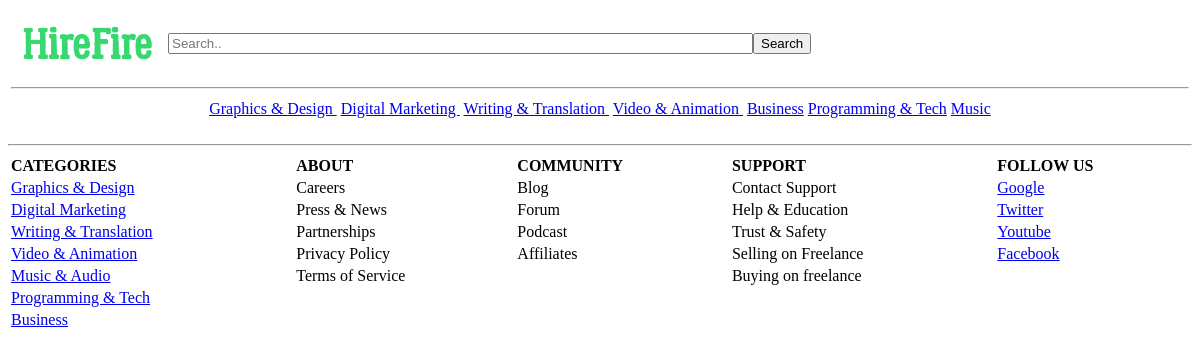
Before: /HireFire/App/Categories/Writing_guest.php with the older database file.
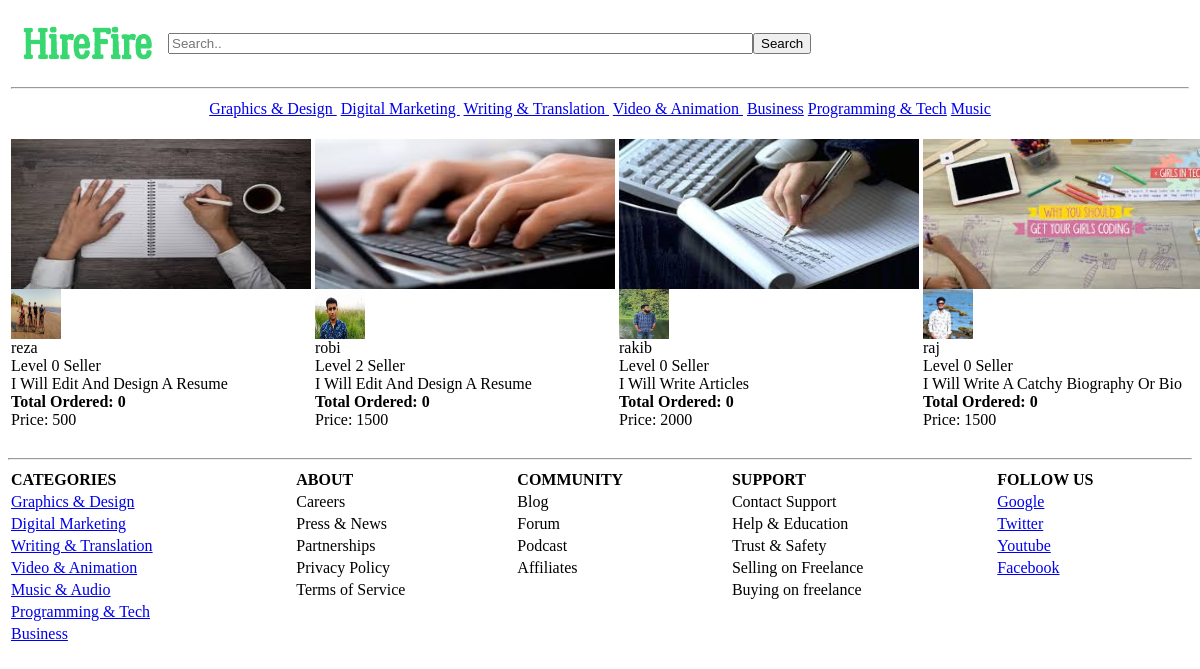
After: the same page with the newer database file.
### tables this page shows
CREATE TABLE `gigs` (
  `uName` varchar(20) NOT NULL,
  `gigTitle` varchar(100) NOT NULL,
  `gigId` int(11) NOT NULL,
  `category` varchar(50) NOT NULL,
  `price` int(11) NOT NULL,
  `gDescription` varchar(500) NOT NULL,
  `imgExt` varchar(20) NOT NULL,
  `date` date NOT NULL,
  `orderCount` int(11) NOT NULL
);

CREATE TABLE `users` (
  `uName` varchar(20) NOT NULL,
  `name` varchar(40) NOT NULL,
  `password` varchar(20) NOT NULL,
  `email` varchar(20) NOT NULL,
  `type` int(11) NOT NULL,
  `joiningDate` date NOT NULL,
  `imageExt` varchar(30) NOT NULL
);

### HireFire/data/person_data_access(robi).php (called while the page is built, shortened)
<?php require_once "data_access.php";?>
<?php
	function retreiveProgrammingAndTechGigFromDb($category)
	{
		$category=trim($category);
		$sql = "SELECT * FROM gigs where '$category' like category";
		$result =executeSQL($sql);
		return $result;
	}
	function retreiveUserImageFromDb($username)
	{
		$sql = "SELECT imageExt FROM users where '$username' like uName";
		$result =executeSQL($sql);
		return $result;
	}
	function retreiveUserLevelFromDb($username)
	{
		$sql = "SELECT expertLevel FROM sellers where '$username' like uName";
		$result =executeSQL($sql);
		return $result;
	}
?>

### HireFire/data/data_access.php (called while the page is built, shortened)
<?php
    $host="localhost";
    $user="root";
    $pass="";
    $dbname="hirefire_db";
    $port=3306;
    function executeSQL($sql){
        global $host, $user, $pass, $dbname, $port;
        $link=mysqli_connect($host, $user, $pass, $dbname, $port);
        $result = mysqli_query($link,$sql);
        return $result;
    }
?>

### HireFire/service/gig_service(robi).php (called while the page is built, shortened)
<?php
	function retreiveProgrammingAndTechGig($category)
	{
		return retreiveProgrammingAndTechGigFromDb($category);
	}
	function retreiveUserImage($username)
	{
		return retreiveUserImageFromDb($username);
	}
	function retreiveUserLevel($username)
	{
		return retreiveUserLevelFromDb($username);
	}
?>

### HireFire/App/Categories/Writing_guest.php (the view, shortened to what the changed rows need)
<?php
	include("../../service/gig_service(robi).php");
?>
<html>
	<head>
	</head>
	<body>
		<table align="center">
		<?php
			$result = retreiveProgrammingAndTechGig('Writing & Translation');
			$programmingAndTechGig = array();
			for($i=0; $row = mysqli_fetch_assoc($result); ++$i)
			{
				$programmingAndTechGig[$i] = $row;
				$imgExt=$programmingAndTechGig[$i]['imgExt'];
				$username=$programmingAndTechGig[$i]['uName'];
				$gigTitle=$programmingAndTechGig[$i]['gigTitle'];
				$gigPrice=$programmingAndTechGig[$i]['price'];
				$gigOrderCount=$programmingAndTechGig[$i]['orderCount'];
				$gigId=$programmingAndTechGig[$i]['gigId'];
				$userImageResult= retreiveUserImage($username);
				for($j=0; $row = mysqli_fetch_assoc($userImageResult); ++$j)
				{
					$userImage=$row['imageExt'];
				}
				$userLevelResult= retreiveUserLevel($username);
				for($j=0; $row = mysqli_fetch_assoc($userLevelResult); ++$j)
				{
					$userLevel=$row['expertLevel'];
				}
				if($i%4==0)
				{
					$elementCountInSingleRow=1;
					echo "<tr>";
				}
				echo    "<td width='300'><a href='../gig/proceedToBuy.php?gigId=".$gigId."'><img src='../GigImage/".$imgExt."' height='150'  width='300'></a></br>
						<img src='../uploads/".$userImage."' width='50' height='50'><br/>".
						$username."<br/>Level ".$userLevel." Seller<br/>".$gigTitle."<br/><b>Total Ordered: ".$gigOrderCount."</b><br/>Price: ".$gigPrice."<br/><br/></td>";
				if($elementCountInSingleRow==4)
				{
					echo "</tr>";
				}
				$elementCountInSingleRow++;
			}
		?>
		</table>
		<table>
			<tr colspan="3" height="20%">
				<table border="0" width="100%">
					<tr>
					    <th align="left">CATEGORIES</th>
					   <th align="left">ABOUT</th>
					   <th align="left">COMMUNITY</th>
					   <th align="left">SUPPORT</th>
					   <th align="left">FOLLOW US</th>
					</tr>
				</table>
			</tr>
		</table>
	</body>
</html>

Changed rows visible on the page:
added gigs: imgExt (picture), uName.imageExt (picture), uName "reza", userLevel "0", gigTitle "I Will Edit And Design A Resume", orderCount "0", price "500"
added gigs: imgExt (picture), uName.imageExt (picture), uName "robi", userLevel "2", gigTitle "I Will Edit And Design A Resume", orderCount "0", price "1500"
added gigs: imgExt (picture), uName.imageExt (picture), uName "rakib", userLevel "0", gigTitle "I Will Write Articles", orderCount "0", price "2000"
added gigs: imgExt (picture), uName.imageExt (picture), uName "raj", userLevel "0", gigTitle "I Will Write A Catchy Biography Or Bio", orderCount "0", price "1500"
